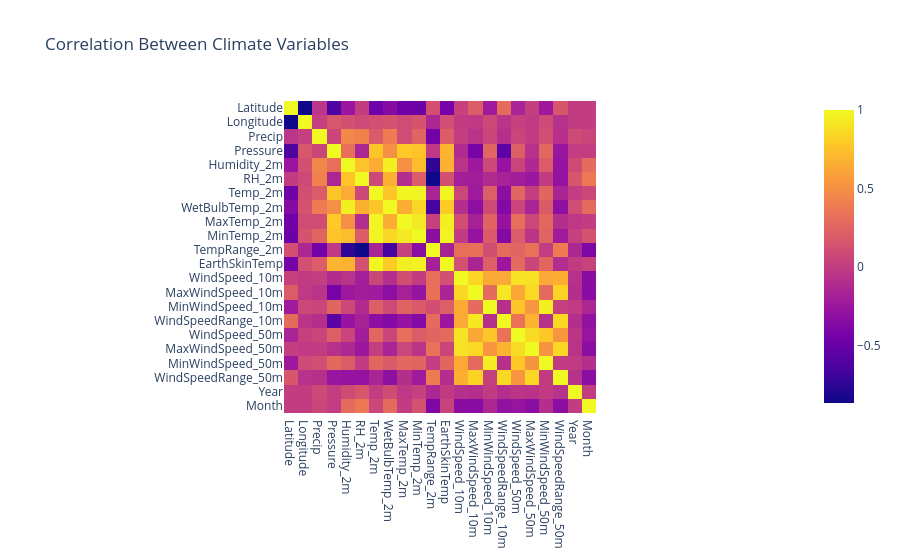

The notebook cell saved with this chart:
### Markdown cell above
### 7. Correlation Heatmap

### Code cell
numeric = df.select_dtypes(include='number')

corr = numeric.corr()

fig = px.imshow(
    corr,
    text_auto=True,
    title="Correlation Between Climate Variables"
)
fig.show()

### Figure 1 — Plotly figure (JSON) as saved in the notebook; plotly's stock layout.template omitted (floating-point values rounded to 4 significant figures; data arrays with more than 128 entries replaced by an {"elided": "..."} marker saying what was removed)
{"data": [{"coloraxis": "coloraxis", "hovertemplate": "x: %{x}<br>y: %{y}<br>color: %{z}<extra></extra>", "name": "0", "texttemplate": "%{z}", "type": "heatmap", "x": ["Latitude", "Longitude", "Precip", "Pressure", "Humidity_2m", "RH_2m", "Temp_2m", "WetBulbTemp_2m", "MaxTemp_2m", "MinTemp_2m", "TempRange_2m", "EarthSkinTemp", "WindSpeed_10m", "MaxWindSpeed_10m", "MinWindSpeed_10m", "WindSpeedRange_10m", "WindSpeed_50m", "MaxWindSpeed_50m", "MinWindSpeed_50m", "WindSpeedRange_50m", "Year", "Month"], "xaxis": "x", "y": ["Latitude", "Longitude", "Precip", "Pressure", "Humidity_2m", "RH_2m", "Temp_2m", "WetBulbTemp_2m", "MaxTemp_2m", "MinTemp_2m", "TempRange_2m", "EarthSkinTemp", "WindSpeed_10m", "MaxWindSpeed_10m", "MinWindSpeed_10m", "WindSpeedRange_10m", "WindSpeed_50m", "MaxWindSpeed_50m", "MinWindSpeed_50m", "WindSpeedRange_50m", "Year", "Month"], "yaxis": "y", "z": {"elided": "22x22 float values"}}], "layout": {"coloraxis": {"colorscale": [[0, "#0d0887"], [0.1111, "#46039f"], [0.2222, "#7201a8"], [0.3333, "#9c179e"], [0.4444, "#bd3786"], [0.5556, "#d8576b"], [0.6667, "#ed7953"], [0.7778, "#fb9f3a"], [0.8889, "#fdca26"], [1, "#f0f921"]]}, "title": {"text": "Correlation Between Climate Variables"}, "xaxis": {"anchor": "y", "constrain": "domain", "domain": [0, 1], "scaleanchor": "y"}, "yaxis": {"anchor": "x", "autorange": "reversed", "constrain": "domain", "domain": [0, 1]}}}
